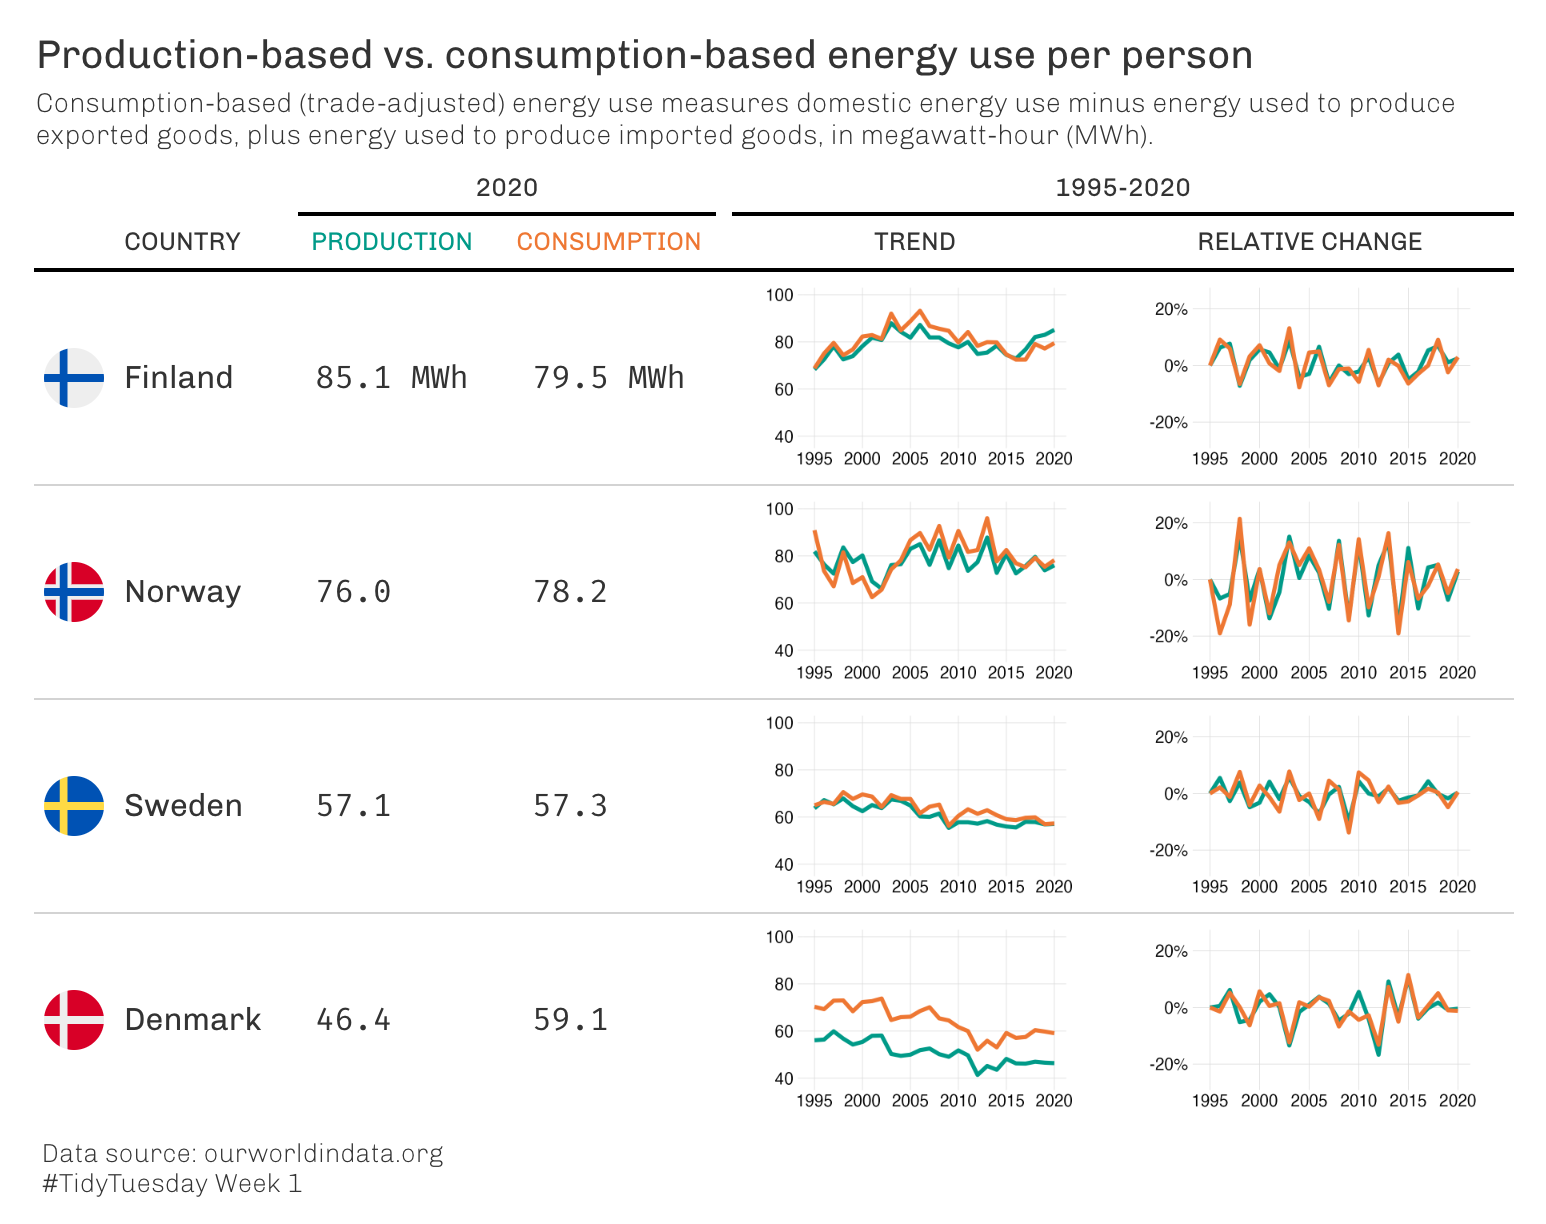

Recreate this plot in R.
#TidyTuesday Week 1 2021-01-04 Bring your own data to start 2022!
#Data source: https://ourworldindata.org/grapher/production-consumption-energy-per-person?country=~SWE

library(tidyverse)
library(lubridate)
library(gt)
library(gtExtras)

# Import data
df = read_csv("data/production-consumption-energy-per-person.csv",
              show_col_types = FALSE) %>%
  janitor::clean_names() %>%
  mutate(entity = case_when(entity =="Czechia" ~ "Czech Republic",
                            TRUE~ entity))
                            
skimr::skim(df) 

# Wrangle 
nord = c("Denmark","Norway","Sweden","Finland")
df1 = df %>% filter(entity %in% nord) %>%
  rename(consumption = consumption_per_capita,
              production = production_per_capita) 
              
ab =  df1 %>% pivot_longer(4:5, values_to="absolute")

rel = df1 %>%
  filter(entity %in% nord) %>%
  group_by(entity) %>%
  arrange(year, .by_group=TRUE) %>%
  mutate(consumption = (consumption/lag(consumption) - 1),
         production = (production/lag(production) - 1)) %>%
  replace(is.na(.), 0) %>%
  pivot_longer(4:5, values_to="relative")
  
data = ab %>% 
  left_join(rel) %>% 
  select(-code) %>% 
  mutate(rank= case_when(entity=="Finland" ~ 1,
                         entity=="Norway" ~ 2,
                         entity=="Sweden" ~ 3,
                         entity=="Denmark" ~4))
                         
# Line plot function
# code adapted from: https://twitter.com/BjnNowak/status/1472562727684124688
fun_plot <- function(data){
  trend <- ggplot(data,aes(x=year,y=absolute, color=fct_rev(name)))+
    geom_line(size=3.5) +
    scale_color_manual(values=c("#009A88","#EE7733")) +
    scale_y_continuous(limits=c(40,100), breaks=seq(40,100,20)) +
    coord_cartesian(clip="off") +
    cowplot::theme_minimal_grid(35) +
    theme(legend.position = "none",
          axis.title=element_blank())
  return(trend)
}

line_plot = data %>%
  group_by(rank) %>%
  nest() %>%
  mutate(gg=purrr::map(data, fun_plot)) %>%
  select(rank = rank, gg) %>%
  arrange(rank)
              
# Line plot function (relative change)
fun_plot2 <- function(data){
  trend <- ggplot(data,aes(x=year,y=relative, color=fct_rev(name)))+
    geom_line(size=3.5) +
    scale_color_manual(values=c("#009A88","#EE7733")) +
    scale_y_continuous(limits=c(-.25,.25),label=scales::percent, breaks=c(-.2,0,.2)) +
    coord_cartesian(clip="off") +
    cowplot::theme_minimal_grid(35) +
    theme(legend.position = "none",
          axis.title=element_blank())
  return(trend)
}

line_plot2 = data %>%
  group_by(rank) %>%
  nest() %>%
  mutate(gg=purrr::map(data, fun_plot2)) %>%
  select(rank = rank, gg) %>%
  arrange(rank)

# Base table data  
base = df1 %>% 
  filter(year==2020) %>% 
  mutate(fl=case_when(entity=="Denmark"~"https://hatscripts.github.io/circle-flags/flags/dk.svg",
                        entity=="Finland"~"https://hatscripts.github.io/circle-flags/flags/fi.svg",
                        entity=="Norway"~"https://hatscripts.github.io/circle-flags/flags/no.svg",
                        entity=="Sweden"~"https://hatscripts.github.io/circle-flags/flags/se.svg")) %>%
  select(fl, entity, production, consumption) 
  
# {gt} table
gt1 = base %>% 
  arrange(desc(production)) %>%
  mutate(absolute = NA, 
         relative = NA) %>%
  gt() %>%
  gt_theme_538() %>%
  # Add country flag 
  gt_img_rows(fl) %>%
  # Add line plot 
  gt::text_transform(
    locations = cells_body(columns=absolute),
    fn = function(x){
      purrr::map(
        line_plot$gg, gt::ggplot_image, 
        height = px(100), aspect_ratio = 1.6
  )}) %>%
  gt::text_transform(
    locations = cells_body(columns=relative),
    fn = function(x){
      purrr::map(
        line_plot2$gg, gt::ggplot_image, 
        height = px(100), aspect_ratio = 1.7
  )}) %>% 
  # Spanner
  tab_spanner(label="2020", columns=production:consumption) %>%
  tab_spanner(label="1995-2020", columns=absolute:relative) %>%
  # Column labels
  cols_label(
    production = html("<span style = 'color:#009A88;'>Production</span>"),
    consumption = html("<span style = 'color:#EE7733;'>Consumption</span>"),
    absolute = html("Trend"),
    relative = html("Relative change"),
    fl = html(""),
    entity=html("Country")
    ) %>%
  # Format numbers
  fmt_symbol_first(column = c("production","consumption"), suffix = " MWh") %>%
  # Format first column text 
  tab_style(
    style=list(cell_text(weight="normal")),
    location=cells_body(columns=entity)
  ) %>%
  # Header and source note
  tab_header(title="Production-based vs. consumption-based energy use per person",
             subtitle=md("Consumption-based (trade-adjusted) energy use measures domestic energy use minus energy used to produce exported goods, plus energy used to produce imported goods, in megawatt-hour (MWh).")) %>%
  tab_source_note(source_note = gt::html("Data source: ourworldindata.org<br>#TidyTuesday Week 1")) %>%
  # Adjust sub-title font
  tab_style(
    style = list(
      cell_text(
        weight="lighter"
      )
    ),
    locations = list(
      cells_title(groups = "subtitle")
    )
  )  %>%
  # Adjust source note font size
  tab_options(source_notes.font.size = "13px") %>%
  # Align column 
  cols_align(columns = c(1,3,4),
             align = "center") %>%
  cols_width(fl~px(25)) 
  
gt1
